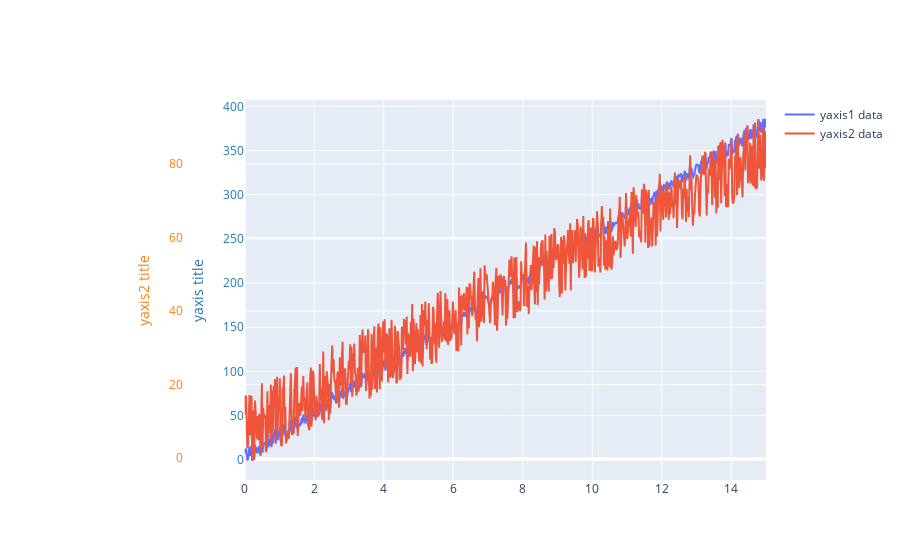

The notebook cell saved with this chart:
### Code cell
fig = go.Figure()

fig.add_trace(go.Scatter(
    x=np.linspace(0,15,plot_df.shape[0]),
    y=y,
    name="yaxis1 data"
))


fig.add_trace(go.Scatter(
    x=np.linspace(0,15,plot_df.shape[0]),
    y=y2,
    name="yaxis2 data",
    yaxis="y2"
))


# Create axis objects
fig.update_layout(
    xaxis=dict(
        domain=[0.24, 1]
    ),
    yaxis=dict(
        title="yaxis title",
        titlefont=dict(
            color="#1f77b4"
        ),
        tickfont=dict(
            color="#1f77b4"
        )
    ),
    yaxis2=dict(
        title="yaxis2 title",
        titlefont=dict(
            color="#ff7f0e"
        ),
        tickfont=dict(
            color="#ff7f0e"
        ),
        anchor= "free",
        overlaying="y",
        side="left",
        position=0.15
    ))

### Figure 1 — Plotly figure (JSON) as saved in the notebook; plotly's stock layout.template omitted (floating-point values rounded to 4 significant figures; data arrays with more than 128 entries replaced by an {"elided": "..."} marker saying what was removed)
{"data": [{"name": "yaxis1 data", "type": "scatter", "x": {"elided": "757 float values"}, "y": {"elided": "757 float values"}}, {"name": "yaxis2 data", "type": "scatter", "x": {"elided": "757 float values"}, "y": {"elided": "757 float values"}, "yaxis": "y2"}], "layout": {"autosize": true, "xaxis": {"autorange": true, "domain": [0.24, 1], "range": [0, 15], "type": "linear"}, "yaxis": {"autorange": true, "range": [-22.88, 407.2], "tickfont": {"color": "#1f77b4"}, "title": {"font": {"color": "#1f77b4"}, "text": "yaxis title"}, "type": "linear"}, "yaxis2": {"anchor": "free", "autorange": true, "overlaying": "y", "position": 0.15, "range": [-5.937, 97.39], "side": "left", "tickfont": {"color": "#ff7f0e"}, "title": {"font": {"color": "#ff7f0e"}, "text": "yaxis2 title"}, "type": "linear"}}}
